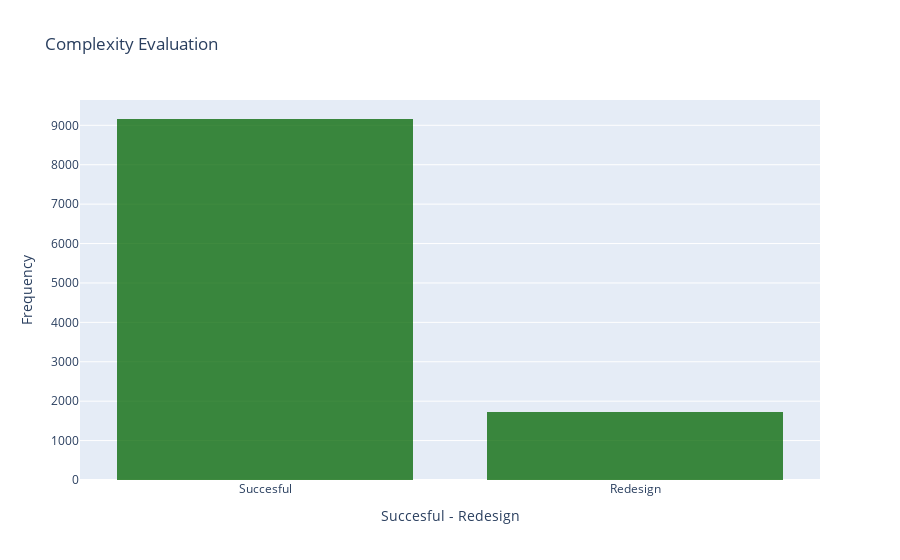

The notebook cell this image was saved under:
### Code cell
# Histogram
trace = go.Histogram(
    x = data.complexityEvaluation,
    opacity = 0.75,
    name = 'Complexity Evaluation',
    marker = dict(color = 'darkgreen')
)
hist_data = [trace]
hist_layout = go.Layout(barmode='overlay',
                   title = 'Complexity Evaluation',
                   xaxis = dict(title = 'Succesful - Redesign'),
                   yaxis = dict(title = 'Frequency')
)
fig = go.Figure(data = hist_data, layout = hist_layout)
iplot(fig)

### Figure 1 — Plotly figure (JSON) as saved in the notebook; plotly's stock layout.template omitted (floating-point values rounded to 4 significant figures; data arrays with more than 128 entries replaced by an {"elided": "..."} marker saying what was removed)
{"data": [{"marker": {"color": "darkgreen"}, "name": "Complexity Evaluation", "opacity": 0.75, "type": "histogram", "x": {"elided": "10885 str values"}}], "layout": {"barmode": "overlay", "title": {"text": "Complexity Evaluation"}, "xaxis": {"title": {"text": "Succesful - Redesign"}}, "yaxis": {"title": {"text": "Frequency"}}}}
